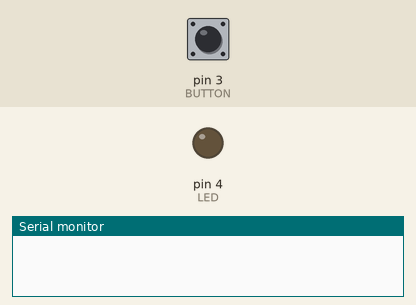
This sketch was run on a simulated Arduino Uno, built with avr-gcc and run on an emulated ATmega328P. On the bench: output pins drawn as LEDs (lit = HIGH), the last lines printed to the serial monitor. Dashed ring = blinking. The test bench sets the inputs (shaded band); at power-on: pin 3 (BUTTON) HIGH.

Above: at 0.1 s.
At 1.2 s:
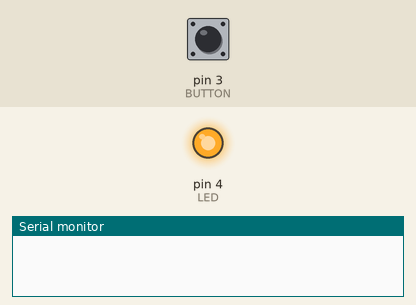
1.3 s: pin 3 (BUTTON) pulled LOW for 3.2 s
At 5.3 s:
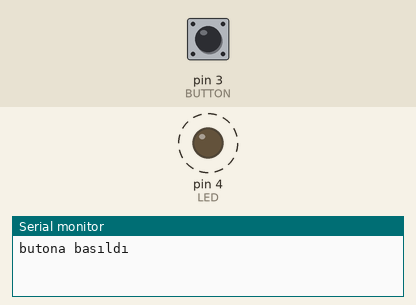
Timing chart, 0 to 12.0 s (numbered marks = the images above; inputs shaded):
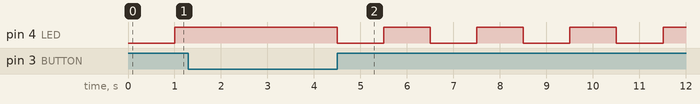

The sketch:

buton_1_led.ino
```cpp
#define BUTTON 3
#define LED 4


bool state;
bool ledDurum = LOW;
unsigned long simdikiZaman = 0;
unsigned long eskiZaman = 0;

void setup() {
  // put your setup code here, to run once:
  pinMode(BUTTON,INPUT_PULLUP);
  pinMode(LED,OUTPUT);
  Serial.begin(9600);
}

void loop() {
  // put your main code here, to run repeatedly:
  state = digitalRead(BUTTON);
  if (state == 0){
    Serial.println("butona basıldı");
    while (digitalRead(BUTTON) == 0);
  }

  simdikiZaman = millis();
  if (simdikiZaman - eskiZaman > 1000){
    eskiZaman = simdikiZaman;
    if (ledDurum ==LOW){
      ledDurum=HIGH;
    }
    else{
      ledDurum=LOW;
    }
    digitalWrite(LED,ledDurum);
  }
}
```

Measured:
- by itself, pin 4 (LED): alternates HIGH for 1.0 s and LOW for 1.0 s
